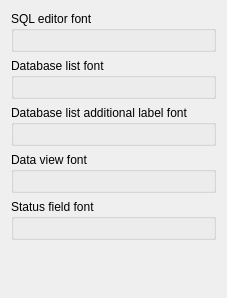
             <widget class="QWidget" name="fontsWidget">
              <property name="geometry">
               <rect>
                <x>0</x>
                <y>0</y>
                <width>206</width>
                <height>298</height>
               </rect>
              </property>
              <layout class="QVBoxLayout" name="verticalLayout_9">
               <item>
                <widget class="QGroupBox" name="sqlEditorFontGroup">
                 <property name="title">
                  <string>SQL editor font</string>
                 </property>
                 <layout class="QVBoxLayout" name="verticalLayout_10">
                  <item>
                   <widget class="FontEdit" name="sqlEditorFont" native="true">
                    <property name="cfg" stdset="0">
                     <string notr="true">Fonts.SqlEditor</string>
                    </property>
                   </widget>
                  </item>
                 </layout>
                </widget>
               </item>
               <item>
                <widget class="QGroupBox" name="dbTreeFontGroup">
                 <property name="title">
                  <string>Database list font</string>
                 </property>
                 <layout class="QVBoxLayout" name="verticalLayout_13">
                  <item>
                   <widget class="FontEdit" name="dbTreeFont" native="true">
                    <property name="cfg" stdset="0">
                     <string notr="true">Fonts.DbTree</string>
                    </property>
                   </widget>
                  </item>
                 </layout>
                </widget>
               </item>
               <item>
                <widget class="QGroupBox" name="dbTreeLabelGroup">
                 <property name="title">
                  <string>Database list additional label font</string>
                 </property>
                 <layout class="QVBoxLayout" name="verticalLayout_14">
                  <item>
                   <widget class="FontEdit" name="dbTreeLabelFont" native="true">
                    <property name="cfg" stdset="0">
                     <string notr="true">Fonts.DbTreeLabel</string>
                    </property>
                   </widget>
                  </item>
                 </layout>
                </widget>
               </item>
               <item>
                <widget class="QGroupBox" name="dataViewFontGroup">
                 <property name="title">
                  <string>Data view font</string>
                 </property>
                 <layout class="QVBoxLayout" name="verticalLayout_15">
                  <item>
                   <widget class="FontEdit" name="dataViewFont" native="true">
                    <property name="cfg" stdset="0">
                     <string notr="true">Fonts.DataView</string>
                    </property>
                   </widget>
                  </item>
                 </layout>
                </widget>
               </item>
               <item>
                <widget class="QGroupBox" name="statusFieldFontGroup">
                 <property name="title">
                  <string>Status field font</string>
                 </property>
                 <layout class="QVBoxLayout" name="verticalLayout_16">
                  <item>
                   <widget class="FontEdit" name="statusFieldfont" native="true">
                    <property name="cfg" stdset="0">
                     <string notr="true">Fonts.StatusField</string>
                    </property>
                   </widget>
                  </item>
                 </layout>
                </widget>
               </item>
               <item>
                <spacer name="verticalSpacer_2">
                 <property name="orientation">
                  <enum>Qt::Vertical</enum>
                 </property>
                 <property name="sizeHint" stdset="0">
                  <size>
                   <width>20</width>
                   <height>40</height>
                  </size>
                 </property>
                </spacer>
               </item>
              </layout>
             </widget>
